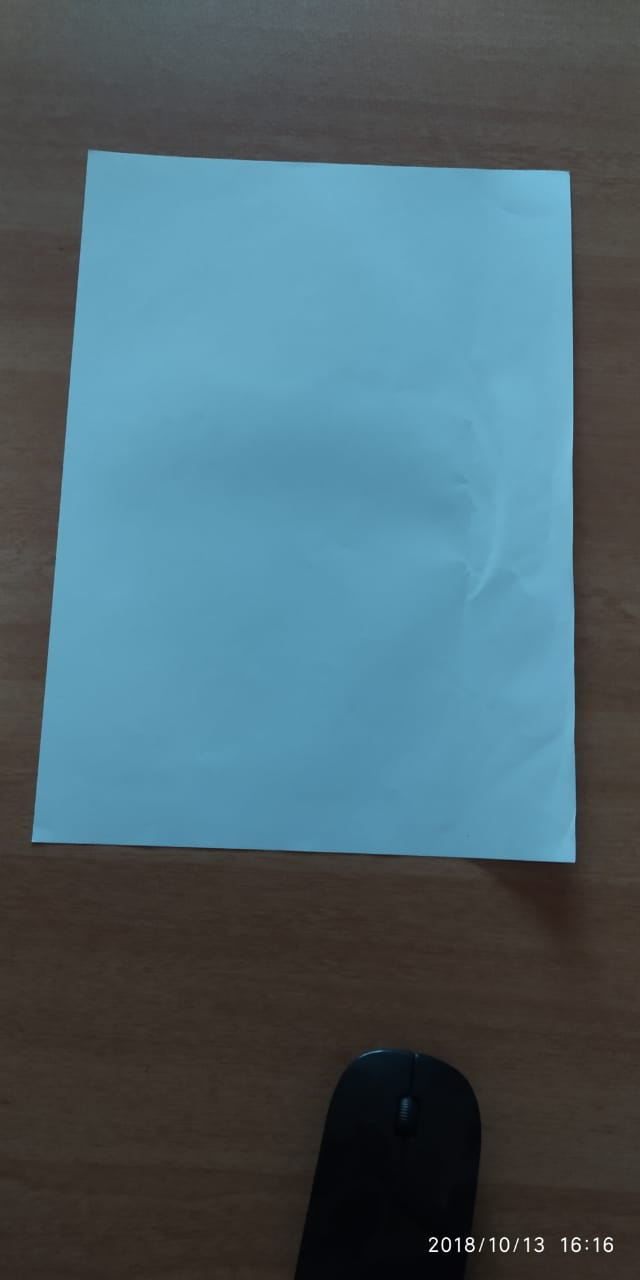
#> input picture blank page.jpg, 640 x 1280 px
$ python canny_edge.py --image 'blank page.jpg'   (older library calls are emulated)
#> lines starting #> are read from the running program, lines starting #| are printed output that depends on the picture; after the words box and inside, x2 and y2 are one past the last pixel; in counts of white or black regions, pixels touching at a corner belong together
#> further down, image is the input picture: shape (1280, 640, 3); mean B, G, R 109.6, 99.8, 75.4

import argparse
import cv2
import numpy as np


ap = argparse.ArgumentParser()
ap.add_argument("-i", "--image", required=True,
                help="Path to the image")
args = vars(ap.parse_args())

def resize_to_screen(src, maxw=1380, maxh=600, copy=False):

#> called with maxw = 1380, maxh = 600, copy = False
    height, width = src.shape[:2]
#> height = 1280; width = 640

    scl_x = float(width)/maxw
#> scl_x = 0.464
    scl_y = float(height)/maxh
#> scl_y = 2.13

    scl = int(np.ceil(max(scl_x, scl_y)))
#> scl = 3

    if scl > 1.0:
        inv_scl = 1.0/scl
#> inv_scl = 0.333
        img = cv2.resize(src, (0, 0), None, inv_scl, inv_scl, cv2.INTER_AREA)
    elif copy:
        img = src.copy()
    else:
        img = src

    return img

image_name = args["image"]
image = cv2.imread(image_name)
image = resize_to_screen(image)

gray = cv2.cvtColor(image, cv2.COLOR_BGR2GRAY)
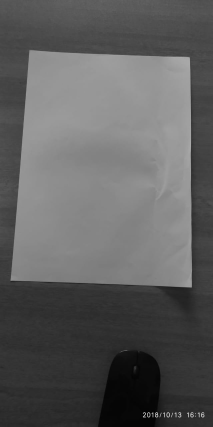
#> gray: shape (427, 213); min 3, max 189, mean 93.7
blurred = cv2.GaussianBlur(gray, (11, 11), 0)

canny = cv2.Canny(blurred, 30, 150)
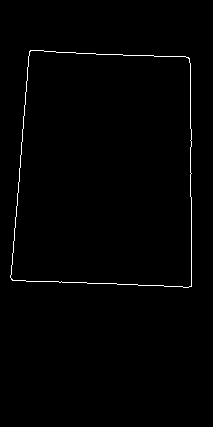
#> canny: shape (427, 213); 0.88% white in thin lines or dots, all inside (x1, y1, x2, y2) = (10, 50, 192, 288)

(_, cnts, _) = cv2.findContours(canny.copy(), cv2.RETR_EXTERNAL, cv2.CHAIN_APPROX_SIMPLE)
#> cnts = 1 contour; box (x1, y1, x2, y2) and area: (10, 50, 192, 288) 39245


shape = image.copy()
cv2.drawContours(shape, cnts, -1, (0, 255, 0), 2)
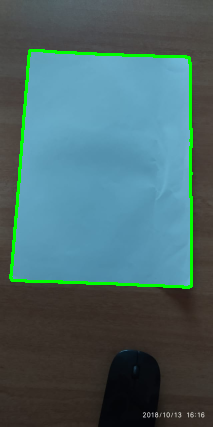
#> shape: shape (427, 213, 3); mean B, G, R 106.1, 103.7, 73.2
cv2.imshow("Edges", shape)
cv2.imwrite("output.jpg", shape)
cv2.waitKey(0)
